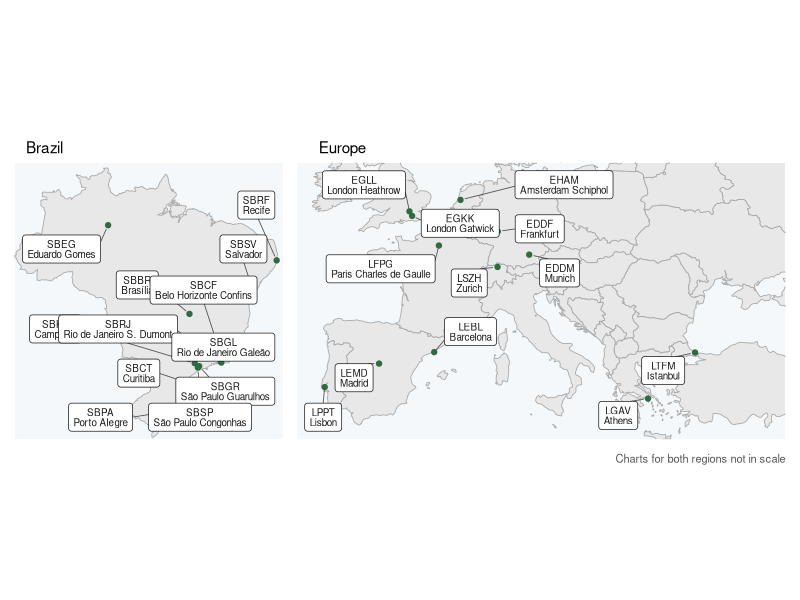

Here is the R script that generated this plot:
# --- Read original CSV (unchanged) ---
airports_raw <- readr::read_csv(here::here("data", "study_airports_BRA_EUR.csv"),
                                show_col_types = FALSE)

# --- Extract ICAO codes from "Name (ICAO)" format ---
icao_brazil <- stringr::str_extract(airports_raw$Brazil,  "(?<=\\()\\w+(?=\\))")
icao_europe <- stringr::str_extract(airports_raw$Europe, "(?<=\\()\\w+(?=\\))")

name_brazil <- stringr::str_remove(airports_raw$Brazil,  "\\s*\\(\\w+\\)")
name_europe <- stringr::str_remove(airports_raw$Europe, "\\s*\\(\\w+\\)")

# --- Coordinates lookup (add more rows here if new airports are added) ---
coords <- data.frame(
  icao = c("SBBR","SBGR","SBSP","SBKP","SBRJ","SBGL","SBCF","SBSV","SBPA","SBCT","SBRF","SBEG",
           "EHAM","LFPG","EGLL","EDDF","EDDM","LEMD","LPPT","LEBL","EGKK","LSZH","LTFM","LGAV"),
  lon  = c(-47.92,-46.47,-46.66,-47.13,-43.17,-43.25,-43.97,-38.33,-51.17,-49.17,-34.92,-60.05,
           4.76,  2.55, -0.46,  8.57, 11.79, -3.57, -9.13,  2.07, -0.19,  8.55, 28.75, 23.94),
  lat  = c(-15.87,-23.43,-23.63,-23.01,-22.91,-22.81,-19.62,-12.91,-29.99,-25.53, -8.13, -3.04,
           52.31, 49.01, 51.48, 50.03, 48.35, 40.47, 38.77, 41.30, 51.15, 47.46, 41.27, 37.94)
)

# --- Build airport dataframes ---
airports_brazil <- data.frame(icao = icao_brazil, name = name_brazil) |>
  dplyr::left_join(coords, by = "icao")

airports_europe <- data.frame(icao = icao_europe, name = name_europe) |>
  dplyr::left_join(coords, by = "icao")

# --- Base maps ---
world      <- rnaturalearth::ne_countries(scale = "medium", returnclass = "sf")
brazil_map <- world |> dplyr::filter(admin == "Brazil")
europe_map <- world |> dplyr::filter(continent == "Europe" | admin == "Turkey")

# --- Reusable plot function ---
make_airport_map <- function(base_map, airports_df, xlim, ylim, title) {
  
  ggplot2::ggplot() +
    
    ggplot2::geom_sf(
      data      = base_map,
      fill      = "#E8E8E8",
      color     = "#AAAAAA",
      linewidth = 0.3
    ) +
    
    ggplot2::geom_point(
      data = airports_df,
      ggplot2::aes(x = lon, y = lat),
      color = "#2E6B3E", size = 1.5
    ) +
    
    ggrepel::geom_label_repel(
      data = airports_df,
      ggplot2::aes(x = lon, y = lat, label = paste0(icao, "\n", name)),
      size          = 2.5,
      color         = "#1A1A1A",
      fill          = "white",
      label.size    = 0.25,
      label.r       = grid::unit(0.15, "lines"),
      box.padding   = 0.4,
      point.padding = 0.3,
      max.overlaps  = 20,
      lineheight    = 0.85,
      segment.color     = "#555555",
      segment.size      = 0.3,
      min.segment.length = 0
    ) +
    
    ggplot2::coord_sf(xlim = xlim, ylim = ylim, expand = FALSE) +
    
    ggplot2::labs(title = title, x = NULL, y = NULL) +
    
    ggplot2::theme_void(base_size = 10) +
    
    ggplot2::theme(
      plot.title       = ggplot2::element_text(size = 11, hjust = 0.05,
                                               margin = ggplot2::margin(b = 4)),
      panel.background = ggplot2::element_rect(fill = "#F5F8FA", color = NA),
      plot.background  = ggplot2::element_rect(fill = "white",   color = NA),
      plot.margin      = ggplot2::margin(5, 5, 5, 5)
    )
}

# --- Build panels ---
map_brazil <- make_airport_map(
  base_map    = brazil_map,
  airports_df = airports_brazil,
  xlim        = c(-74, -34),
  ylim        = c(-34,   6),
  title       = "Brazil"
)

map_europe <- make_airport_map(
  base_map    = europe_map,
  airports_df = airports_europe,
  xlim        = c(-12, 38),
  ylim        = c( 35, 55),
  title       = "Europe"
)

# --- Combine ---
patchwork::wrap_plots(map_brazil, map_europe, ncol = 2) +
  patchwork::plot_annotation(
    caption = "Charts for both regions not in scale",
    theme   = ggplot2::theme(
      plot.caption = ggplot2::element_text(size = 8, hjust = 1, color = "#555555")
    )
  )
